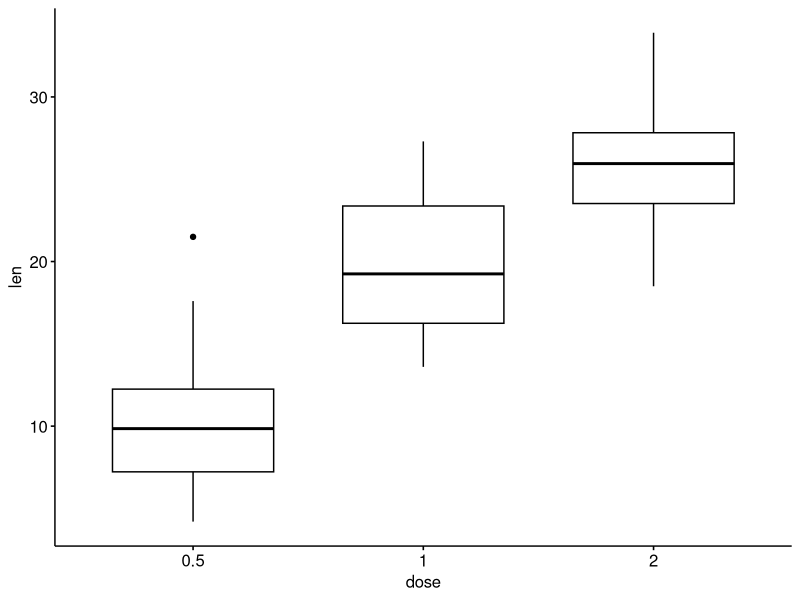
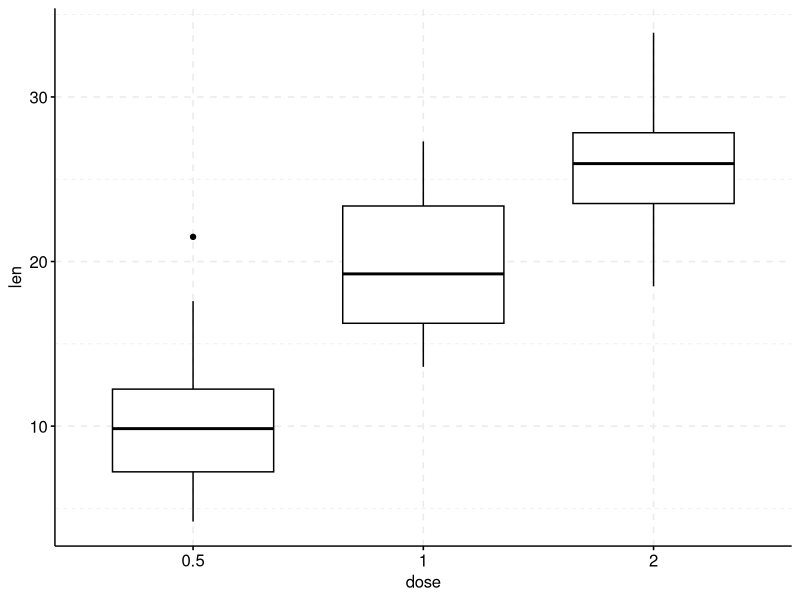

Here is the R script that generated these plots, in order:
library(ggpubr)


### Name: grids
### Title: Add Grids to a ggplot
### Aliases: grids

### ** Examples

# Load data
data("ToothGrowth")

# Basic plot
p <- ggboxplot(ToothGrowth, x = "dose", y = "len")
p

# Add border
p + grids(linetype = "dashed")
